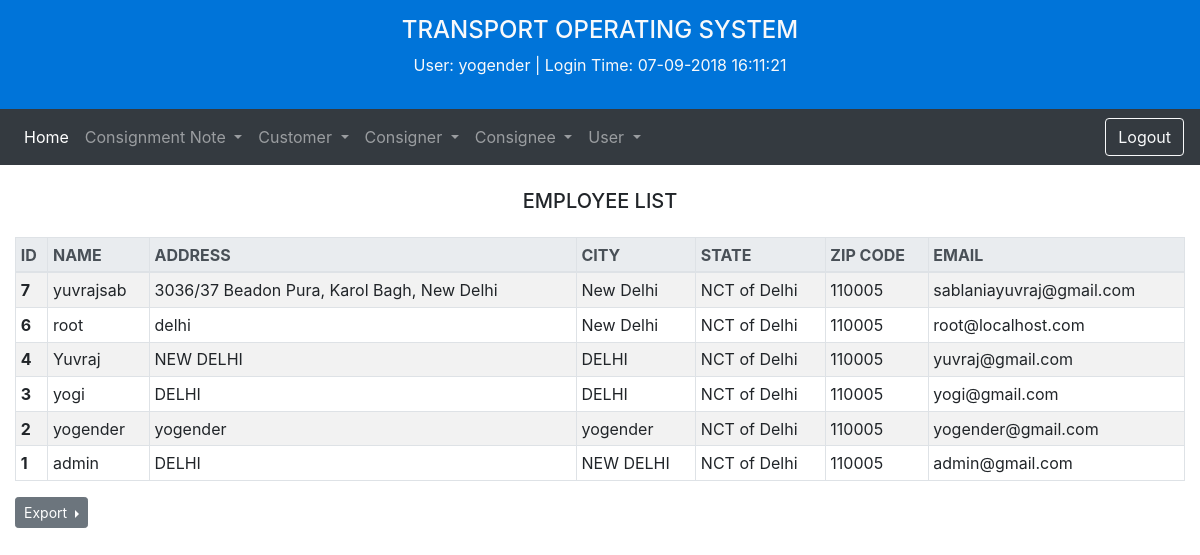
The app's page /Transport/user_list.php (signed in) with its own data.
### tables this page shows
CREATE TABLE `employees` (
  `employees_id` int(11) NOT NULL,
  `employees_username` char(50) NOT NULL,
  `employees_password` char(12) NOT NULL,
  `employees_address` char(50) DEFAULT NULL,
  `employees_city` char(20) DEFAULT NULL,
  `employees_state` char(20) DEFAULT NULL,
  `employees_zip_code` char(10) DEFAULT NULL,
  `employees_email` text NOT NULL
);

### Transport/user_list.php (the view, shortened to what this page needs)
<?php
  require "db_conn.php";
?>
<!doctype html>
<html lang="en">
<head>
  <link rel="stylesheet" href="bootstrap-4.1.3-dist/css/bootstrap.css">
  <link rel="stylesheet" href="assets/css/main.css">
</head>
<body class="">
  <?php include_once "header.php" ?>
  <div class="container-fluid my-4">
    <h5 class="text-center text-uppercase mb-4">employee list</h5>
    <div id="list" class="table-responsive">
      <table class="table table-sm table-striped table-bordered">
        <thead class="thead-light">
          <tr class="text-uppercase">
            <th scope="col">id</th>
            <th scope="col">name</th>
            <th scope="col">address</th>
            <th scope="col">city</th>
            <th scope="col">state</th>
            <th scope="col">zip code</th>
            <th scope="col">email</th>
          </tr>
        </thead>
        <tbody>
          <?php
            $query = "SELECT * FROM employees ORDER BY employees_id DESC";
            if($result = mysqli_query($conn,$query)){
              while($row = mysqli_fetch_row($result)){
              ?>
          <tr>
            <th scope="row"><?php echo $row[0]; ?></th>
            <td><?php echo $row[1]; ?></td>
            <td><?php echo $row[3]; ?></td>
            <td><?php echo $row[4]; ?></td>
            <td><?php echo $row[5]; ?></td>
            <td><?php echo $row[6]; ?></td>
            <td><?php echo $row[7]; ?></td>
          </tr>
          <?php
              }
            }
          ?>
        </tbody>
      </table>
    </div>
    <form class="" method="post" action="">
      <div class="btn-group dropright">
        <button class="btn btn-secondary btn-sm dropdown-toggle" type="button" id="export" data-toggle="dropdown" aria-haspopup="true" aria-expanded="false">
          Export
        </button>
      </div>
    </form>
  </div>
</body>
</html>

### Transport/assets/css/main.css (style rules this page uses)
#list { max-height: 400px; overflow-y: scroll; }

### records on screen
employees: employees_id "7", employees_username "yuvrajsab", employees_address "3036/37 Beadon Pura, Karol Bagh, New Delhi", employees_city "New Delhi", employees_state "NCT of Delhi", employees_zip_code "110005", employees_email "sablaniayuvraj@gmail.com"
employees: employees_id "6", employees_username "root", employees_address "delhi", employees_city "New Delhi", employees_state "NCT of Delhi", employees_zip_code "110005", employees_email "root@localhost.com"
employees: employees_id "4", employees_username "Yuvraj", employees_address "NEW DELHI", employees_city "DELHI", employees_state "NCT of Delhi", employees_zip_code "110005", employees_email "yuvraj@gmail.com"
employees: employees_id "3", employees_username "yogi", employees_address "DELHI", employees_city "DELHI", employees_state "NCT of Delhi", employees_zip_code "110005", employees_email "yogi@gmail.com"
employees: employees_id "2", employees_username "yogender", employees_address "yogender", employees_city "yogender", employees_state "NCT of Delhi", employees_zip_code "110005", employees_email "yogender@gmail.com"
employees: employees_id "1", employees_username "admin", employees_address "DELHI", employees_city "NEW DELHI", employees_state "NCT of Delhi", employees_zip_code "110005", employees_email "admin@gmail.com"

### other values on screen
$_SESSION['login_user'] "yogender"
$_SESSION['current_login_time'] "07-09-2018 16:11:21"
